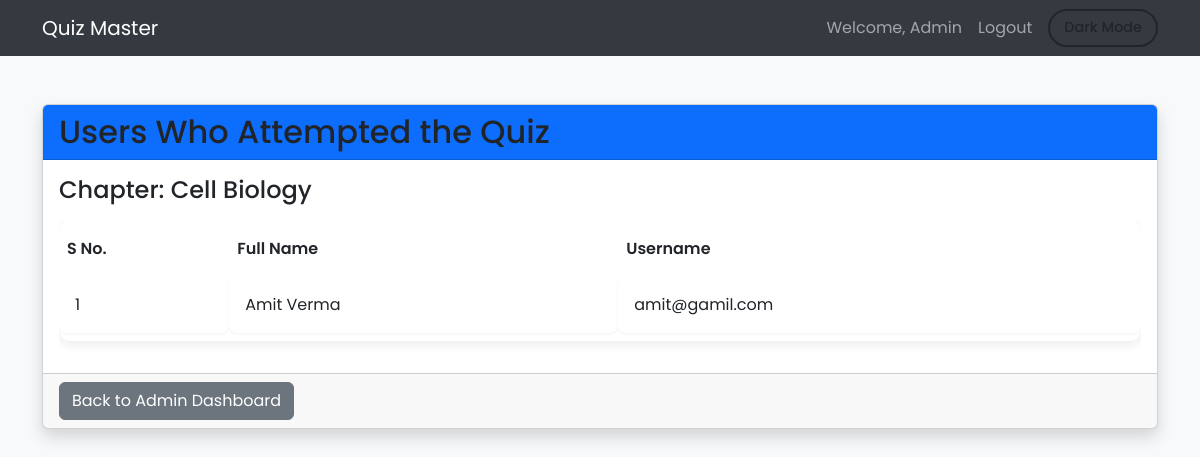
The page /view_quiz_users/5 on the database its author committed.
### app.py (models this page shows)
class Chapter(db.Model):
    id = db.Column(db.Integer, primary_key=True)
    subject_id = db.Column(db.Integer, db.ForeignKey('subject.id'), nullable=False)
    name = db.Column(db.String(100), nullable=False)
    description = db.Column(db.Text, nullable=True)

class User(db.Model):
    id = db.Column(db.Integer, primary_key=True)
    username = db.Column(db.String(100), unique=True, nullable=False)
    password = db.Column(db.String(50), nullable=False)
    full_name = db.Column(db.String(100), nullable=False)
    qualification = db.Column(db.String(100), nullable=True)
    dob = db.Column(db.Date, nullable=True)

### app.py (the view)
@app.route('/view_quiz_users/<int:quiz_id>')
def view_quiz_users(quiz_id):
    quiz = Quiz.query.get(quiz_id)
    if not quiz:
        return "Quiz not found", 404
    chapter = Chapter.query.get(quiz.chapter_id)
    users = db.session.query(User.full_name, User.username).join(Score, User.id == Score.user_id).filter(Score.quiz_id == quiz_id).all()
    return render_template('/view/view_quiz_users.html', quiz=quiz, chapter=chapter, users=users)

### templates/view/view_quiz_users.html (shortened to what this page needs)
<!DOCTYPE html>
<html lang="en" class="light-theme">
<head>
  <link href="https://cdn.jsdelivr.net/npm/bootstrap@5.3.0/dist/css/bootstrap.min.css" rel="stylesheet"/>
</head>
<body>
  <nav class="navbar navbar-expand-lg navbar-dark">
    <div class="container">
      <a class="navbar-brand" href="/">Quiz Master</a>
      <div class="collapse navbar-collapse">
        <ul class="navbar-nav ms-auto align-items-center">
          <li class="nav-item"><a class="nav-link">Welcome, Admin</a></li>
          <li class="nav-item"><a class="nav-link" href="/logout">Logout</a></li>
          <li class="nav-item ms-2">
            <button id="theme-toggle" class="btn btn-theme-toggle">Dark Mode</button>
          </li>
        </ul>
      </div>
    </div>
  </nav>
  <div class="container mt-5">
    <div class="card shadow">
      <div class="card-header bg-primary text-white">
        <h2 class="mb-0">Users Who Attempted the Quiz</h2>
      </div>
      <div class="card-body">
        <h4 class="mb-3">Chapter: {{ chapter.name }}</h4>
        {% if users %}
        <div class="table-responsive">
          <table class="table">
            <thead>
              <tr>
                <th>S No.</th>
                <th>Full Name</th>
                <th>Username</th>
              </tr>
            </thead>
            <tbody>
              {% for user in users %}
              <tr>
                <td>{{ loop.index }}</td>
                <td>{{ user.full_name }}</td>
                <td>{{ user.username }}</td>
              </tr>
              {% endfor %}
            </tbody>
          </table>
        </div>
        {% else %}
        <p>No users have attempted this quiz yet.</p>
        {% endif %}
      </div>
      <div class="card-footer">
        <a href="/admin_dashboard" class="btn btn-secondary">Back to Admin Dashboard</a>
      </div>
    </div>
  </div>
</body>
</html>

### templates/view/view_quiz_users.html (style rules this page uses)
:root { --bg-color: #f8f9fa; --text-color: #212529; --card-bg: #ffffff; --navbar-bg: #343a40; --input-bg: rgba(255, 255, 255, 0.6); --input-text: #262b30; --box-shadow: 0 4px 12px rgba(0, 0, 0, 0.08); }
body { background-color: var(--bg-color); color: var(--text-color); transition: background-color 0.4s ease, color 0.4s ease; font-family: 'Poppins', sans-serif; }
.navbar { background-color: var(--navbar-bg) !important; transition: background-color 0.3s ease; }
h2, h3 { color: var(--text-color); }
.btn-theme-toggle { display: flex; align-items: center; gap: 0.4rem; border: 2px solid var(--text-color); color: var(--text-color); background-color: transparent; border-radius: 999px; padding: 6px 14px; font-size: 0.9rem; font-weight: 500; transition: background-color 0.3s ease, color 0.3s ease, border-color 0.3s ease; }
.card { background-color: var(--card-bg); color: var(--text-color); box-shadow: var(--box-shadow); transition: background-color 0.4s ease, color 0.4s ease; }
.table { background-color: var(--card-bg); color: var(--text-color); border-collapse: separate; border-spacing: 0 0.5rem; border-radius: 12px; overflow: hidden; box-shadow: var(--box-shadow); }
.table thead { background-color: transparent; border-bottom: 2px solid rgba(0, 0, 0, 0.1); }
.table th { border: none; font-weight: 600; color: var(--text-color); background: transparent; }
.table td { background-color: var(--card-bg); color: var(--text-color); border: none; box-shadow: 0 1px 3px rgba(0,0,0,0.05); padding: 1rem; border-radius: 8px; }
.table tr { border-radius: 8px; }

### rows shown on the page
Chapter: name "Cell Biology"
User: full_name "Amit Verma", username "amit@gamil.com"
